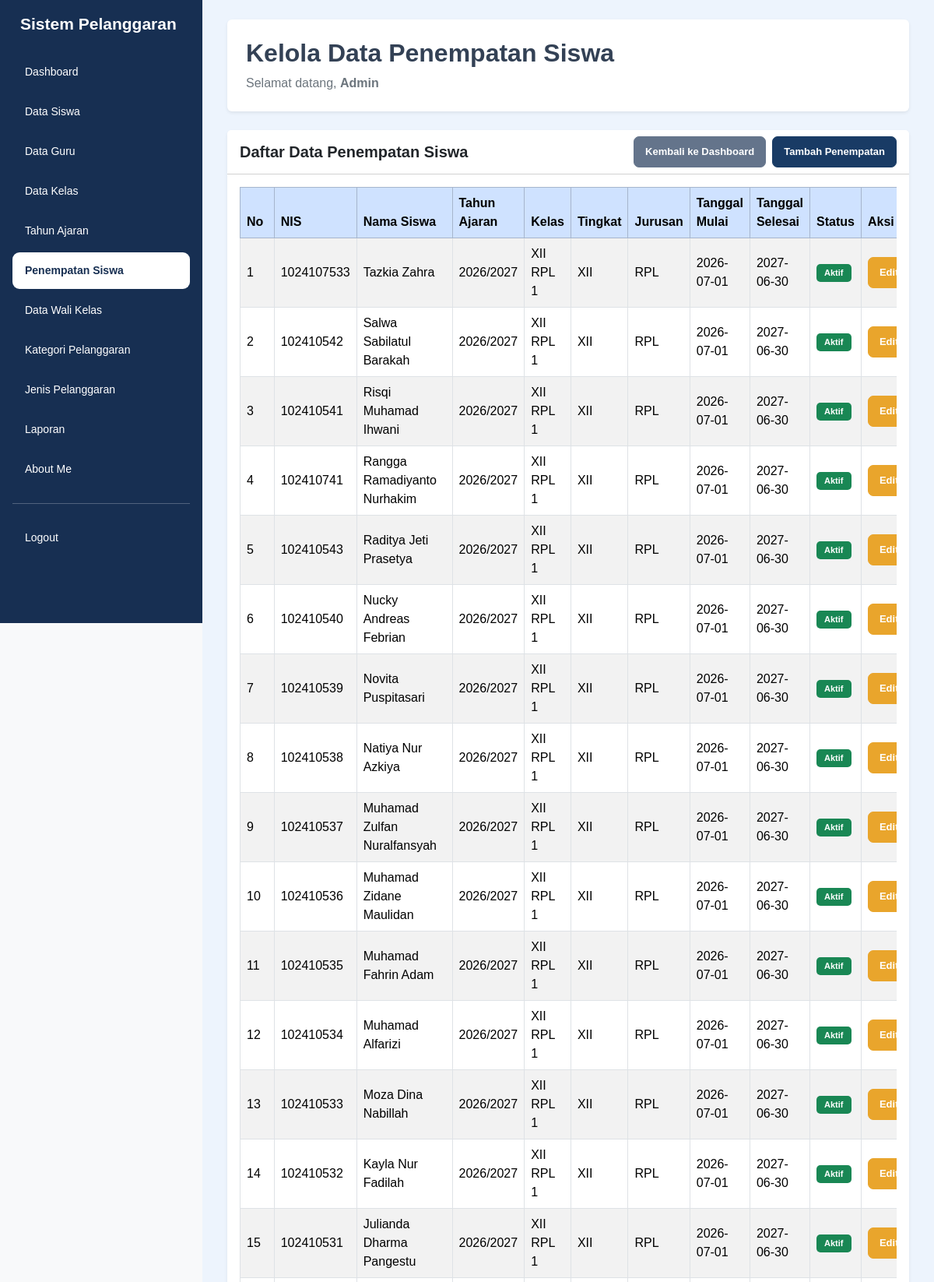
/data_penempatan_siswa.php (signed in, upper part), run on the app's committed database.
### tables this page shows
CREATE TABLE `t_kelas_siswa` (
  `id` int(11) NOT NULL,
  `siswa_id` int(11) NOT NULL,
  `tahun_ajaran_id` int(11) NOT NULL,
  `kelas_id` int(11) NOT NULL,
  `tanggal_mulai` date NOT NULL,
  `tanggal_selesai` date NOT NULL,
  `status_aktif` tinyint(1) NOT NULL,
  `created_at` timestamp NOT NULL DEFAULT current_timestamp(),
  `updated_at` timestamp NOT NULL DEFAULT current_timestamp()
);

CREATE TABLE `t_siswa` (
  `id` int(11) NOT NULL,
  `nis` varchar(30) NOT NULL,
  `nisn` varchar(20) NOT NULL,
  `nama` varchar(150) NOT NULL,
  `jenis_kelamin` char(1) NOT NULL,
  `tanggal_lahir` date NOT NULL,
  `alamat` text NOT NULL,
  `status_aktif` tinyint(1) NOT NULL,
  `created_at` timestamp NOT NULL DEFAULT current_timestamp(),
  `updated_at` timestamp NOT NULL DEFAULT current_timestamp()
);

CREATE TABLE `t_tahun_ajaran` (
  `id` int(11) NOT NULL,
  `nama` varchar(20) NOT NULL,
  `tanggal_mulai` date NOT NULL,
  `tanggal_selesai` date NOT NULL,
  `status_aktif` tinyint(1) NOT NULL,
  `created_at` timestamp NOT NULL DEFAULT current_timestamp(),
  `updated_at` timestamp NOT NULL DEFAULT current_timestamp()
);

CREATE TABLE `t_kelas` (
  `id` int(11) NOT NULL,
  `nama` varchar(100) NOT NULL,
  `tingkat` varchar(20) NOT NULL,
  `jurusan` varchar(100) NOT NULL,
  `status_aktif` tinyint(1) NOT NULL,
  `created_at` timestamp NOT NULL DEFAULT current_timestamp(),
  `updated_at` timestamp NOT NULL DEFAULT current_timestamp()
);

### data_penempatan_siswa.php (the view, shortened to what this page needs)
<?php
include 'config/koneksi.php';
$name = $_SESSION['name'] ?? 'Admin';
$halaman = basename($_SERVER['PHP_SELF']);
$sql = "
    SELECT
        ks.id,
        s.nis,
        s.nama AS nama_siswa,
        ta.nama AS tahun_ajaran,
        k.nama AS nama_kelas,
        k.tingkat,
        k.jurusan,
        ks.tanggal_mulai,
        ks.tanggal_selesai,
        ks.status_aktif
    FROM t_kelas_siswa ks
    LEFT JOIN t_siswa s ON ks.siswa_id = s.id
    LEFT JOIN t_tahun_ajaran ta ON ks.tahun_ajaran_id = ta.id
    LEFT JOIN t_kelas k ON ks.kelas_id = k.id
    ORDER BY ks.id DESC
";
$hasil = mysqli_query($koneksi, $sql);
?>
<!DOCTYPE html>
<html lang="id">
<head>
    <link href="https://cdn.jsdelivr.net/npm/bootstrap@5.3.8/dist/css/bootstrap.min.css" rel="stylesheet">
    <link rel="stylesheet" href="https://cdn.datatables.net/3.1.4/css/dataTables.dataTables.min.css">
    <link rel="stylesheet" href="style/style.css">
</head>
<body class="bg-light">
<div class="container-fluid">
    <div class="row">
        <div class="sidebar col-md-3 col-lg-2 position-fixed top-0 start-0 vh-100 p-3 overflow-auto">
            <h4 class="text-white mb-4">Sistem Pelanggaran</h4>
            <ul class="nav nav-pills flex-column gap-1">
                <li class="nav-item">
                    <a href="dashboard.php" class="nav-link text-white">Dashboard</a>
                </li>
                <li class="nav-item">
                    <a href="data_siswa.php" class="nav-link text-white">Data Siswa</a>
                </li>
                <li class="nav-item">
                    <a href="data_guru.php" class="nav-link text-white">Data Guru</a>
                </li>
                <li class="nav-item">
                    <a href="data_kelas.php" class="nav-link text-white">Data Kelas</a>
                </li>
                <li class="nav-item">
                    <a href="data_tahun_ajaran.php" class="nav-link text-white">Tahun Ajaran</a>
                </li>
                <li class="nav-item">
                    <a href="data_penempatan_siswa.php"
                       class="nav-link <?= $halaman == 'data_penempatan_siswa.php' ? 'active' : 'text-white'; ?>">
                        Penempatan Siswa
                    </a>
                </li>
                <li class="nav-item">
                    <a href="data_wali_kelas.php" class="nav-link text-white">Data Wali Kelas</a>
                </li>
                <li class="nav-item">
                    <a href="data_kategori_pelanggaran.php" class="nav-link text-white">Kategori Pelanggaran</a>
                </li>
                <li class="nav-item">
                    <a href="data_jenis_pelanggaran.php" class="nav-link text-white">Jenis Pelanggaran</a>
                </li>
                <li class="nav-item">
                    <a href="laporan.php" class="nav-link text-white">Laporan</a>
                </li>
                <li class="nav-item">
                    <a href="about_me.php" class="nav-link text-white">About Me</a>
                </li>
                <hr class="border-white">
                <li class="nav-item">
                    <a href="logout.php" class="nav-link text-white">Logout</a>
                </li>
            </ul>
        </div>
        <main class="content-main">
            <div class="page-content">
                <div class="bg-white rounded shadow-sm p-4 mb-4">
                    <h2 class="fw-bold">Kelola Data Penempatan Siswa</h2>
                    <p class="text-secondary mb-0">
                        Selamat datang,
                        <b><?= htmlspecialchars($name); ?></b>
                    </p>
                </div>
                <div class="card shadow-sm border-0">
                    <div class="card-header bg-white">
                        <div class="d-flex justify-content-between align-items-center flex-wrap gap-2">
                            <h5 class="mb-0 fw-bold">Daftar Data Penempatan Siswa</h5>
                            <div class="d-flex gap-2">
                                <a href="dashboard.php" class="btn btn-secondary btn-sm">
                                    Kembali ke Dashboard
                                </a>
                                <a href="tambah_penempatan_siswa.php" class="btn btn-primary btn-sm">
                                    Tambah Penempatan
                                </a>
                            </div>
                        </div>
                    </div>
                    <div class="card-body">
                        <div class="table-responsive">
                            <table id="tabelPenempatan"
                                   class="table table-bordered table-striped table-hover align-middle">
                                <thead class="table-primary">
                                    <tr>
                                        <th>No</th>
                                        <th>NIS</th>
                                        <th>Nama Siswa</th>
                                        <th>Tahun Ajaran</th>
                                        <th>Kelas</th>
                                        <th>Tingkat</th>
                                        <th>Jurusan</th>
                                        <th>Tanggal Mulai</th>
                                        <th>Tanggal Selesai</th>
                                        <th>Status</th>
                                        <th>Aksi</th>
                                    </tr>
                                </thead>
                                <tbody>
                                <?php
                                $no = 1;
                                if ($hasil && mysqli_num_rows($hasil) > 0) {
                                    while ($row = mysqli_fetch_assoc($hasil)) {
                                ?>
                                    <tr>
                                        <td><?= $no++; ?></td>
                                        <td><?= htmlspecialchars($row['nis'] ?? '-'); ?></td>
                                        <td><?= htmlspecialchars($row['nama_siswa'] ?? '-'); ?></td>
                                        <td><?= htmlspecialchars($row['tahun_ajaran'] ?? '-'); ?></td>
                                        <td><?= htmlspecialchars($row['nama_kelas'] ?? '-'); ?></td>
                                        <td><?= htmlspecialchars($row['tingkat'] ?? '-'); ?></td>
                                        <td><?= htmlspecialchars($row['jurusan'] ?? '-'); ?></td>
                                        <td><?= htmlspecialchars($row['tanggal_mulai'] ?? '-'); ?></td>
                                        <td><?= htmlspecialchars($row['tanggal_selesai'] ?? '-'); ?></td>
                                        <td>
                                            <?php if (($row['status_aktif'] ?? 0) == 1) { ?>
                                                <span class="badge bg-success">Aktif</span>
                                            <?php } else { ?>
                                                <span class="badge bg-secondary">Tidak Aktif</span>
                                            <?php } ?>
                                        </td>
                                        <td>
                                            <div class="d-flex gap-1">
                                                <a href="edit_penempatan_siswa.php?id=<?= (int) $row['id']; ?>"
                                                   class="btn btn-warning btn-sm">
                                                    Edit
                                                </a>
                                            </div>
                                        </td>
                                    </tr>
                                <?php
                                    }
                                } ?>
                                </tbody>
                            </table>
                        </div>
                    </div>
                </div>
            </div>
        </main>
    </div>
</div>
</body>
</html>

### style/style.css (style rules this page uses)
* { box-sizing: border-box; }
html { width: 100%; min-height: 100%; overflow-x: hidden; }
body { width: 100%; min-height: 100vh; margin: 0; padding: 0; font-family: Arial, Helvetica, sans-serif; background-color: #edf4fd; color: #334155; }
a { text-decoration: none; }
.sidebar { position: fixed !important; top: 0; left: 0; width: 260px !important; max-width: 260px !important; height: 100vh; padding: 24px 15px; background-color: #172f52 !important; z-index: 1001; overflow-y: auto; overflow-x: hidden; flex: none !important; }
.sidebar h4 { color: #ffffff; font-size: 21px; font-weight: 700; margin: 0 0 38px; padding: 0 10px; line-height: 1.4; }
.sidebar .nav { display: flex; flex-direction: column; gap: 7px; }
.sidebar .nav-item { width: 100%; }
.sidebar .nav-link { display: block; width: 100%; padding: 13px 16px; border-radius: 9px; color: #e2eaf6; font-size: 14px; font-weight: 500; transition: all 0.2s ease; }
.sidebar .nav-link.active { background-color: #ffffff !important; color: #172f52 !important; font-weight: 700; }
.content-main { display: block !important; position: relative; width: calc(100% - 260px) !important; max-width: none !important; min-height: 100vh; margin-left: 260px !important; margin-right: 0 !important; padding: 25px 32px 35px !important; background-color: #edf4fd; overflow-x: hidden; }
.btn { display: inline-flex; justify-content: center; align-items: center; border-radius: 7px; padding: 9px 14px; font-size: 13px; font-weight: 600; white-space: nowrap; transition: all 0.2s ease; }
.btn-primary { background-color: #193b65; border-color: #193b65; color: #ffffff; }
.btn-secondary { background-color: #64748b; border-color: #64748b; color: #ffffff; }
.btn-warning { background-color: #e9a52c; border-color: #e9a52c; color: #ffffff; }
.table-responsive { display: block; width: 100%; max-width: 100%; overflow-x: auto; }
.badge { display: inline-block; padding: 6px 10px; border-radius: 5px; font-size: 11px; font-weight: 600; }
@media (min-width: 768px) { .content-main { padding-top: 25px !important; } }

### data on the page
t_kelas_siswa: siswa.nis "1024107533", siswa.nama "Tazkia Zahra", tahun_ajaran.nama "2026/2027", kelas.nama "XII RPL 1", kelas.tingkat "XII", kelas.jurusan "RPL", tanggal_mulai "2026-07-01", tanggal_selesai "2027-06-30", status_aktif "Aktif"
t_kelas_siswa: siswa.nis "102410542", siswa.nama "Salwa Sabilatul Barakah", tahun_ajaran.nama "2026/2027", kelas.nama "XII RPL 1", kelas.tingkat "XII", kelas.jurusan "RPL", tanggal_mulai "2026-07-01", tanggal_selesai "2027-06-30", status_aktif "Aktif"
t_kelas_siswa: siswa.nis "102410541", siswa.nama "Risqi Muhamad Ihwani", tahun_ajaran.nama "2026/2027", kelas.nama "XII RPL 1", kelas.tingkat "XII", kelas.jurusan "RPL", tanggal_mulai "2026-07-01", tanggal_selesai "2027-06-30", status_aktif "Aktif"
t_kelas_siswa: siswa.nis "102410741", siswa.nama "Rangga Ramadiyanto Nurhakim", tahun_ajaran.nama "2026/2027", kelas.nama "XII RPL 1", kelas.tingkat "XII", kelas.jurusan "RPL", tanggal_mulai "2026-07-01", tanggal_selesai "2027-06-30", status_aktif "Aktif"
t_kelas_siswa: siswa.nis "102410543", siswa.nama "Raditya Jeti Prasetya", tahun_ajaran.nama "2026/2027", kelas.nama "XII RPL 1", kelas.tingkat "XII", kelas.jurusan "RPL", tanggal_mulai "2026-07-01", tanggal_selesai "2027-06-30", status_aktif "Aktif"
t_kelas_siswa: siswa.nis "102410540", siswa.nama "Nucky Andreas Febrian", tahun_ajaran.nama "2026/2027", kelas.nama "XII RPL 1", kelas.tingkat "XII", kelas.jurusan "RPL", tanggal_mulai "2026-07-01", tanggal_selesai "2027-06-30", status_aktif "Aktif"
t_kelas_siswa: siswa.nis "102410539", siswa.nama "Novita Puspitasari", tahun_ajaran.nama "2026/2027", kelas.nama "XII RPL 1", kelas.tingkat "XII", kelas.jurusan "RPL", tanggal_mulai "2026-07-01", tanggal_selesai "2027-06-30", status_aktif "Aktif"
t_kelas_siswa: siswa.nis "102410538", siswa.nama "Natiya Nur Azkiya", tahun_ajaran.nama "2026/2027", kelas.nama "XII RPL 1", kelas.tingkat "XII", kelas.jurusan "RPL", tanggal_mulai "2026-07-01", tanggal_selesai "2027-06-30", status_aktif "Aktif"
t_kelas_siswa: siswa.nis "102410537", siswa.nama "Muhamad Zulfan Nuralfansyah", tahun_ajaran.nama "2026/2027", kelas.nama "XII RPL 1", kelas.tingkat "XII", kelas.jurusan "RPL", tanggal_mulai "2026-07-01", tanggal_selesai "2027-06-30", status_aktif "Aktif"
t_kelas_siswa: siswa.nis "102410536", siswa.nama "Muhamad Zidane Maulidan", tahun_ajaran.nama "2026/2027", kelas.nama "XII RPL 1", kelas.tingkat "XII", kelas.jurusan "RPL", tanggal_mulai "2026-07-01", tanggal_selesai "2027-06-30", status_aktif "Aktif"
t_kelas_siswa: siswa.nis "102410535", siswa.nama "Muhamad Fahrin Adam", tahun_ajaran.nama "2026/2027", kelas.nama "XII RPL 1", kelas.tingkat "XII", kelas.jurusan "RPL", tanggal_mulai "2026-07-01", tanggal_selesai "2027-06-30", status_aktif "Aktif"
t_kelas_siswa: siswa.nis "102410534", siswa.nama "Muhamad Alfarizi", tahun_ajaran.nama "2026/2027", kelas.nama "XII RPL 1", kelas.tingkat "XII", kelas.jurusan "RPL", tanggal_mulai "2026-07-01", tanggal_selesai "2027-06-30", status_aktif "Aktif"
t_kelas_siswa: siswa.nis "102410533", siswa.nama "Moza Dina Nabillah", tahun_ajaran.nama "2026/2027", kelas.nama "XII RPL 1", kelas.tingkat "XII", kelas.jurusan "RPL", tanggal_mulai "2026-07-01", tanggal_selesai "2027-06-30", status_aktif "Aktif"
t_kelas_siswa: siswa.nis "102410532", siswa.nama "Kayla Nur Fadilah", tahun_ajaran.nama "2026/2027", kelas.nama "XII RPL 1", kelas.tingkat "XII", kelas.jurusan "RPL", tanggal_mulai "2026-07-01", tanggal_selesai "2027-06-30", status_aktif "Aktif"
t_kelas_siswa: siswa.nis "102410531", siswa.nama "Julianda Dharma Pangestu", tahun_ajaran.nama "2026/2027", kelas.nama "XII RPL 1", kelas.tingkat "XII", kelas.jurusan "RPL", tanggal_mulai "2026-07-01", tanggal_selesai "2027-06-30", status_aktif "Aktif"

### other printed values
$name "Admin"
